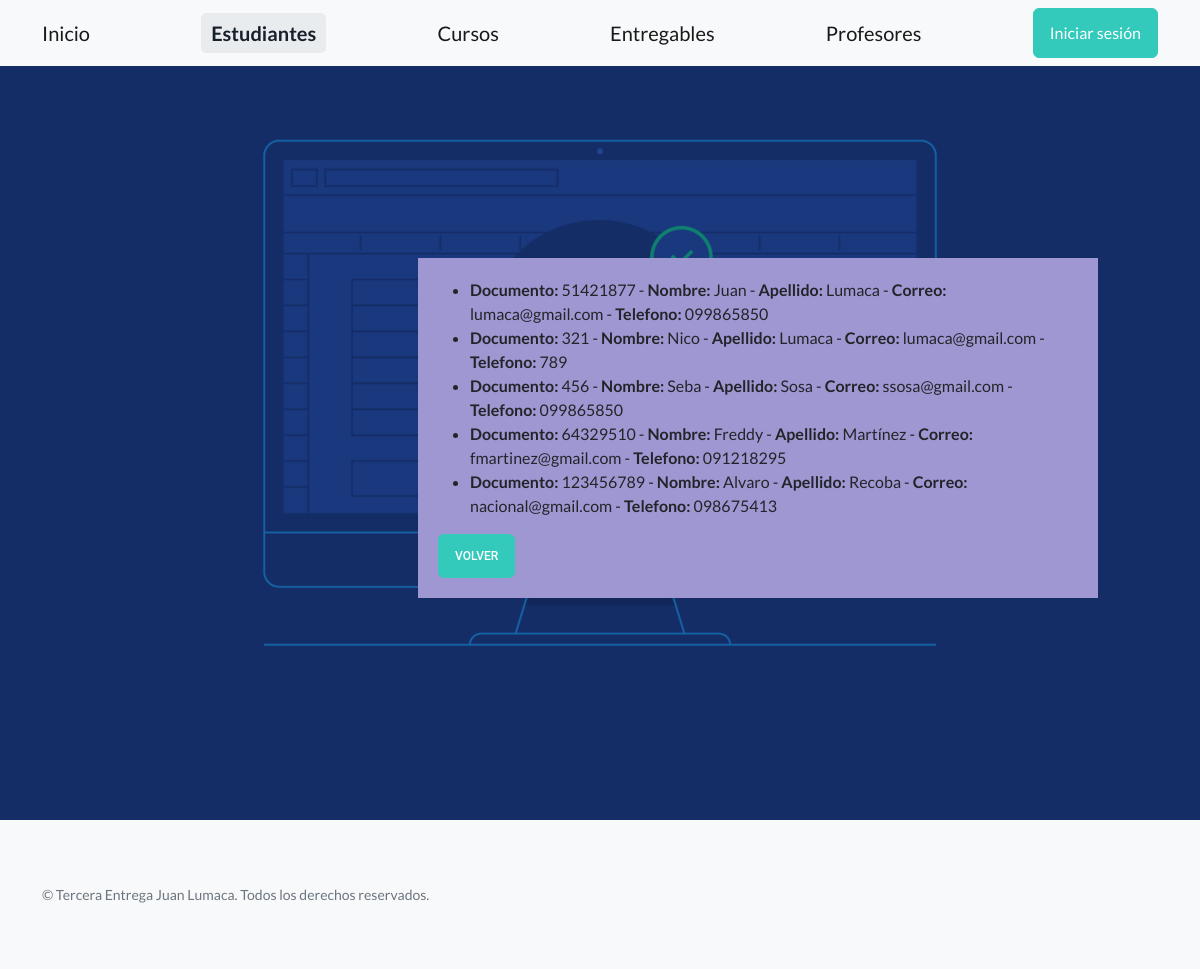
The page /AppCoder/buscarEstudiantes on the database its author committed.
### AppCoder/models.py (models this page shows)
class Estudiante(models.Model):
    documento = models.CharField(max_length=10)
    nombre = models.CharField(max_length=30)
    apellido = models.CharField(max_length=30)
    email = models.CharField(max_length=30)
    telefono = models.CharField(max_length=30)

### AppCoder/views.py (the view)
# urls.py: path('buscarEstudiantes', views.buscarEstudiantesTodos,name="BuscarEstudiantes"),#ESTUDIANTES
def buscarEstudiantesTodos(req):
    try:
        if req.method == "GET":
            estudiantes = Estudiante.objects.all()
            return render(req, "Estudiantes/formConsultarTodosEstudiantes.html", {"estudiantes": estudiantes,'active_page': 'estudiantes'})
    except OperationalError as e:
        return render(req, "Estudiantes/formConsultarTodosEstudiantes.html", {'error_message':f"Ha ocurrido un error no controlado con la base de datos: {str(e)}",'active_page': 'estudiantes'})
    except IntegrityError as e:
        return render(req, "Estudiantes/formConsultarTodosEstudiantes.html", {'error_message':f"Ha ocurrido un error de integridad no controlado con la base de datos: {str(e)}",'active_page': 'estudiantes'})
    except ValueError as e:
        return render(req, "Estudiantes/formConsultarTodosEstudiantes.html", {'error_message':f"Se deben ingresar los datos: {str(e)}",'active_page': 'estudiantes'})
    except Exception as e:
        return render(req, "Estudiantes/formConsultarTodosEstudiantes.html", {'error_message':f"Excepción no controlada: {str(e)}",'active_page': 'estudiantes'})

### AppCoder/templates/Estudiantes/formConsultarTodosEstudiantes.html (shortened to what this page needs)
{% extends "padre.html" %}
{% load static %}
{% block contenidoQueCambia %}
  <div class="padding">
    <div class="row container d-flex justify-content-center">
      <div class="col-md-6 col-lg-4">
        <div class="card">
          <div class="FondoConsulta">
            {% if error_message %}
              <p class="MensajeError">{{error_message}}</p>
            {% else %}
              {% if estudiantes %}
                <ul>
                  {% for estudiante in estudiantes %}
                    <li>
                      <strong>Documento:</strong> {{estudiante.documento}} -
                      <strong>Nombre:</strong> {{estudiante.nombre}} -
                      <strong>Apellido:</strong> {{estudiante.apellido}} -
                      <strong>Correo:</strong> {{estudiante.email}} -
                      <strong>Telefono:</strong> {{estudiante.telefono}}
                    </li>
                  {% endfor %}
                </ul>
              {% else %}
                <p class="MensajeError">No se encontraron datos!</p>
              {% endif %}
            {% endif %}
            <a href="{% url 'Estudiantes' %}" class="btn btn-block btn-bold btn-primary">Volver</a>
          </div>
        </div>
      </div>
    </div>
  </div>
{% endblock %}

### rows shown on the page
Estudiante: documento "51421877", nombre "Juan", apellido "Lumaca", email "lumaca@gmail.com", telefono "099865850"
Estudiante: documento "321", nombre "Nico", apellido "Lumaca", email "lumaca@gmail.com", telefono "789"
Estudiante: documento "456", nombre "Seba", apellido "Sosa", email "ssosa@gmail.com", telefono "099865850"
Estudiante: documento "64329510", nombre "Freddy", apellido "Martínez", email "fmartinez@gmail.com", telefono "091218295"
Estudiante: documento "123456789", nombre "Alvaro", apellido "Recoba", email "nacional@gmail.com", telefono "098675413"
